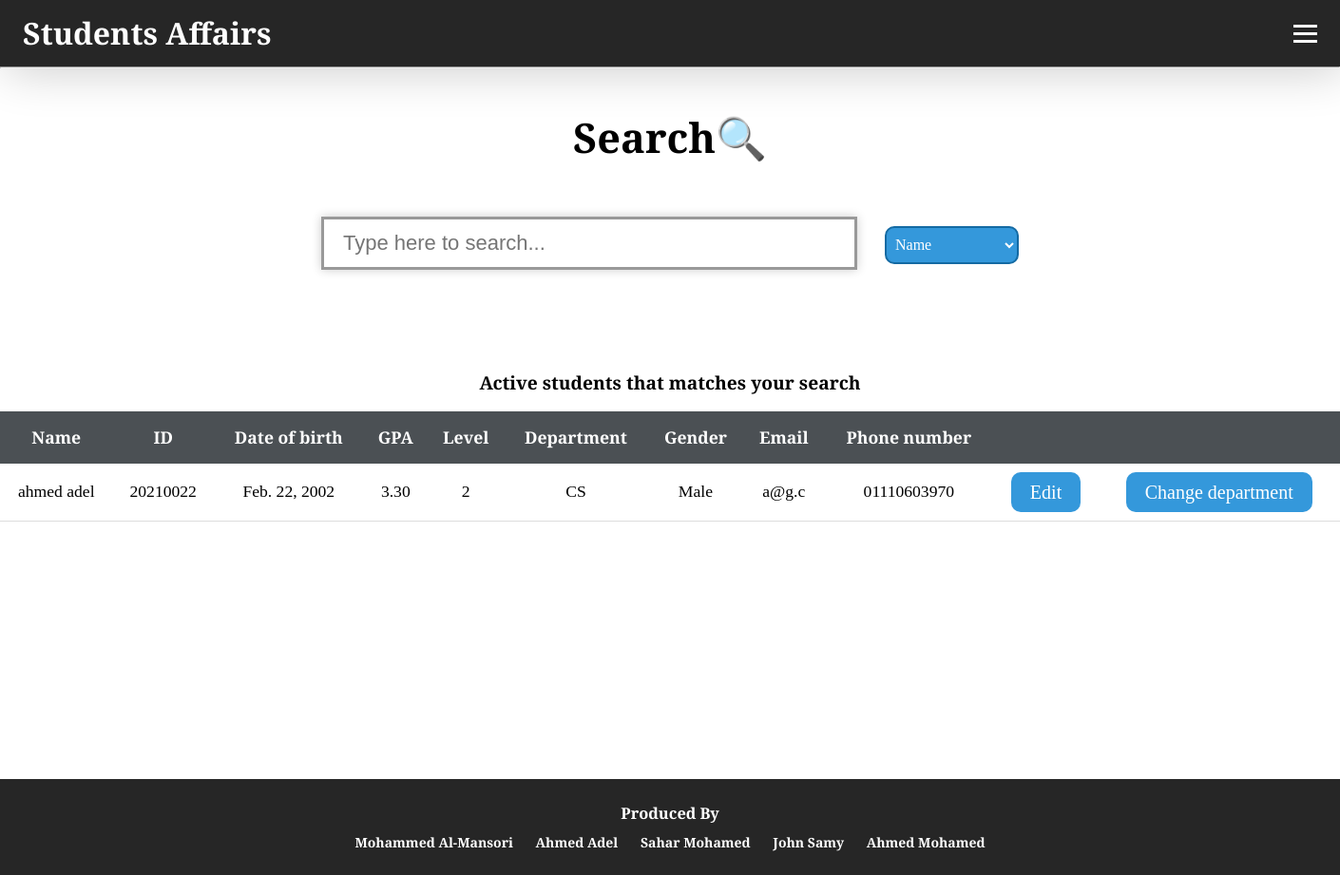
Before: /html/search.html with the older database file.
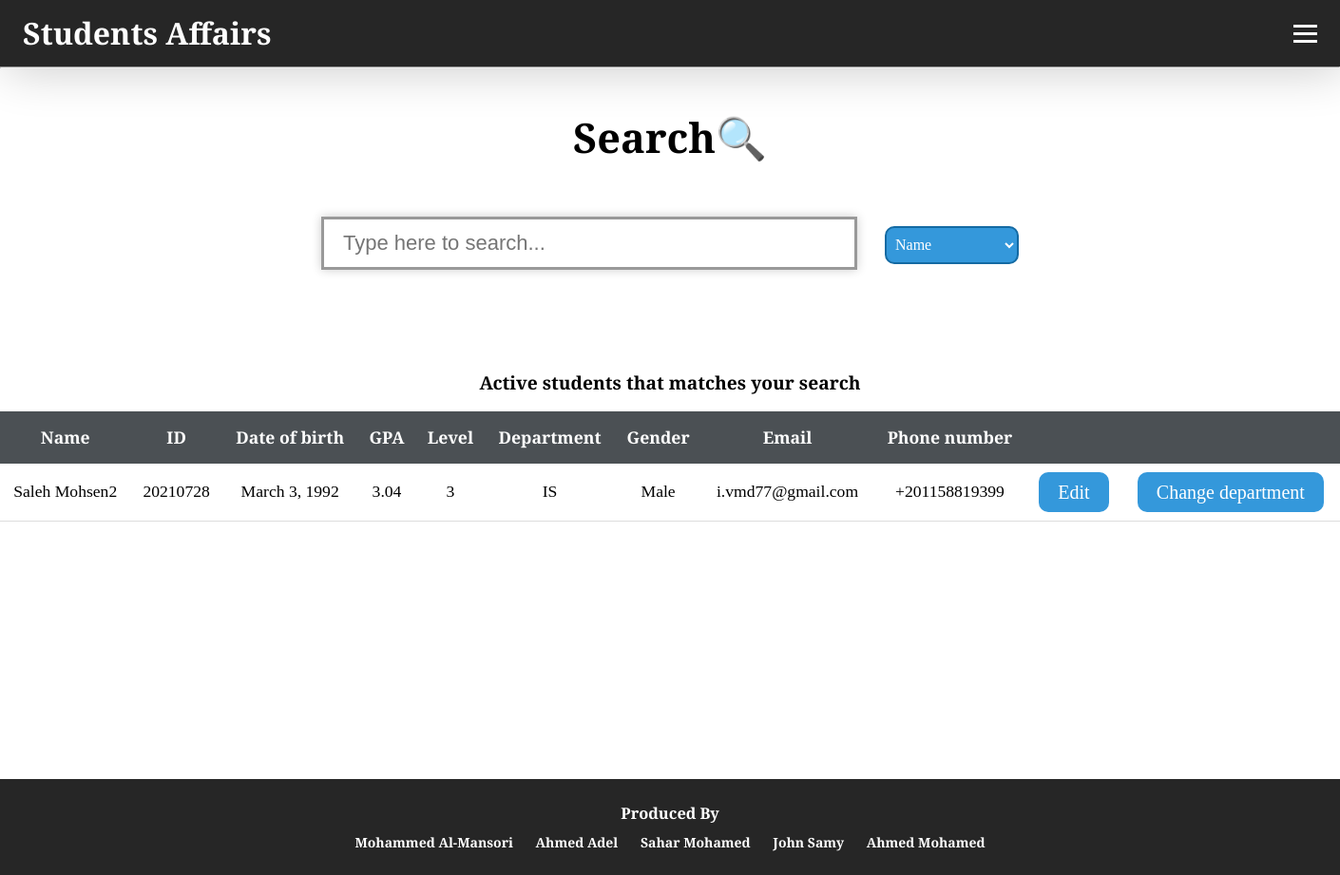
After: the same page with the newer database file.
### student_affairs_app/models.py (models this page shows, shortened)
class Student(models.Model):
    name = models.CharField(max_length=255)
    email = models.EmailField()
    mobile = models.CharField(max_length=15)
    IDnum = models.CharField(max_length=9)
    birthDate = models.DateField()
    gpa = models.DecimalField(max_digits=3, decimal_places=2)
    level = models.PositiveIntegerField()
    dep = models.CharField(max_length=255)
    gender = models.CharField(max_length=10)
    status = models.CharField(max_length=10, choices=[('active', 'Active'), ('inactive', 'Inactive')])

### student_affairs_app/views.py (the view)
# urls.py: path('html/search.html',views.search,name='search'),
def search(request):
    students = Student.objects.all()
    return render(request, 'html/search.html', {'students':students})

### student_affairs_app/templates/html/search.html (shortened to what this page needs)
<!DOCTYPE html>
<html lang="en">
<head>
    {% load static %}
    <link rel="stylesheet" href="{% static 'css/styles.css' %}" />
</head>
<body>
    <header class="navContener">
        <nav class="navbar">
            <a class="nav-brand">Students Affairs</a>
            <div class="hamburger">
                <span class="bar"></span>
                <span class="bar"></span>
                <span class="bar"></span>
            </div>
        </nav>
    </header>
    <section class="main">
        <hr>
        <p>
        <h1 id="pageTitle">Search🔍</h1>
        </p>
        <div>
            <input type="text" id="myInput" placeholder="Type here to search..." autofocus>
            <select id="searchType">
                <option value="name">Name</option>
            </select>
        </div>
        <table inputmode="html" id="searched">
            <caption class="tableName">Active students that matches your search</caption>
            <thead id="searchTableHead">
                <tr>
                    <td>Name</td>
                    <td>ID</td>
                    <td>Date of birth</td>
                    <td>GPA</td>
                    <td>Level</td>
                    <td>Department</td>
                    <td>Gender</td>
                    <td>Email</td>
                    <td>Phone number</td>
                    <td></td>
                    <td></td>
                </tr>
            </thead>
            <tbody id="searchTableBody">
                {% for student in students %}
                    {% if student.status == 'active' or student.status == 'Active' %}
                        <tr>
                            <td>{{ student.name }}</td>
                            <td>{{ student.IDnum }}</td>
                            <td>{{ student.birthDate }}</td>
                            <td>{{ student.gpa }}</td>
                            <td>{{ student.level }}</td>
                            <td>{{ student.dep }}</td>
                            <td>{{ student.gender }}</td>
                            <td>{{ student.email }}</td>
                            <td>{{ student.mobile }}</td>
                            <td><a type="button" href="edit_student.html/{{ student.id }}" id="editButton" class="studentButtons">Edit</a></td>
                            {% if student.dep == 'General' %}
                                <td><a type="button" href="assign_department.html/{{ student.id }}" id="changeDepartmentButton" class="studentButtons">Assign department</a></td>
                            {% else %}
                                <td><a type="button" href="assign_department.html/{{ student.id }}" id="changeDepartmentButton" class="studentButtons">Change department</a></td>
                            {% endif %}
                        </tr>
                    {% endif %}
                {% endfor %}
            </tbody>
        </table>
    </section>
    <footer>
        <h3>Produced By</h3>
        <ul>
            <li>Mohammed Al-Mansori</li>
            <li>Ahmed Adel</li>
            <li>Sahar Mohamed</li>
            <li>John Samy</li>
            <li>Ahmed Mohamed</li>
        </ul>
    </footer>
</body>
</html>

### student_affairs_app/static/css/styles.css (style rules this page uses)
* { -webkit-box-sizing: border-box; -moz-box-sizing: border-box; box-sizing: border-box; margin: 0; padding: 0; }
html, body { height: 100%; }
body { background-color: white; color: #000000; text-align: center; font-family: 'Merriweather', serif; font-weight: bold; line-height: 2; font-size: 1.2rem; }
.main { min-height: 100%; margin-bottom: -50px; }
.footer, .main:after { content: ""; display: block; }
.main:after { height: 50px; }
.btn, #editButton, #changeDepartmentButton { background: #3498db; border-radius: 10px; color: #ffffff; font-size: 20px; padding: 10px 20px 10px 20px; width: 100%; text-decoration: none; }
footer { background-color: #262626; padding: 20px; text-align: center; font-size: 14px; color: white; bottom: 0; position: relative; }
footer ul { list-style: none; margin: 0; padding: 0; }
footer li { display: inline-block; margin: 0 10px; font-weight: bold; }
.navContener { background-color: #262626; box-shadow: 5px 5px 50px 0px rgba(0, 0, 0, 0.2); }
.navbar { min-height: 70px; display: flex; justify-content: space-between; align-items: center; padding: 0 24px; }
.nav-brand { font-size: 2rem; color: white; text-decoration: none; }
.hamburger { display: block; cursor: pointer; }
.bar { display: block; width: 25px; height: 3px; margin: 5px auto; -webkit-transition: all 0.3s ease-in-out; transition: all 0.3s ease-in-out; background-color: rgb(255, 255, 255); }
.tableName { font-weight: bold; font-size: 1.2rem; margin-bottom: 10px; }
td { padding: 10px; text-align: center; font-size: 1.1rem; }
#myInput { font-size: 22px; padding: 12px 20px 12px 20px; border: 3px solid #999999; margin-bottom: 50px; margin-right: 20px; box-shadow: 0 0 10px rgba(0, 0, 0, 0.2); -moz-box-align: center; width: 40%; }
#searchType { height: 40px; width: 10%; border-radius: 10px; border-color: #146aa3; border-width: 2px; background-color: #3498db; color: #ffffff; font-size: 16px; margin: 2px 0px 2px 4px; font-family: 'Merriweather', serif; padding: 2px 0px 2px 5px; }
#searched { width: 100%; border-collapse: collapse; font-size: 0.9em; min-width: 1400px; margin: 50px 0 50px 0;; }
#searchTableHead tr { color: white; background-color: #4b5054; font-width: bold; }
#searchTableBody { font-weight: normal; }
#searchTableBody tr { border-bottom: 1px solid #dddddd; }
#pageTitle { font-size: 2.7rem; margin: 30px 0px 40px 0px; }

Changed rows visible on the page:
removed Student: name "ahmed adel", IDnum "20210022", birthDate "Feb. 22, 2002", gpa "3.30", level "2", dep "CS", gender "Male", email "a@g.c", mobile "01110603970"
added Student: name "Saleh Mohsen2", IDnum "20210728", birthDate "March 3, 1992", gpa "3.04", level "3", dep "IS", gender "Male", email "i.vmd77@gmail.com", mobile "+201158819399"
